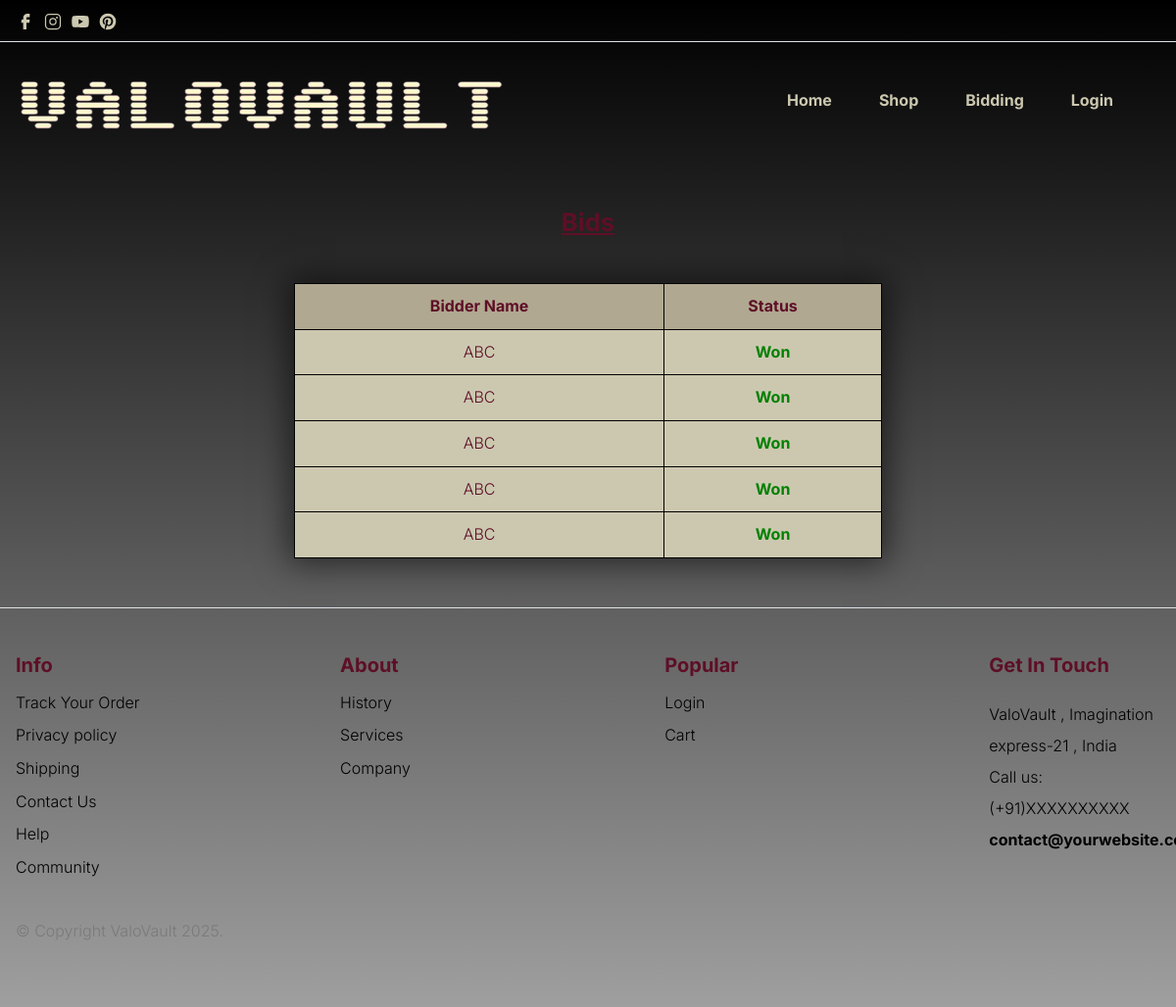
The page /bidding/ on the database its author committed.
### valoapp/models.py (models this page shows)
class bid(models.Model):
    skin=models.ForeignKey('skin',on_delete=models.CASCADE)
    customer=models.ForeignKey('customer',on_delete=models.CASCADE)
    bid_amount=models.FloatField()

class customer(models.Model):
    cname=models.CharField(max_length=100,null=False)
    cemailid=models.CharField(primary_key=True,max_length=100)
    cpassword=models.CharField(max_length=100,null=False)
    c_contactno=models.IntegerField(max_length=15,null=False)

### valoapp/views.py (the view)
# urls.py: path('bidding/',views.bidding,name='bidding'),
def bidding(request):
    all_bids = bid.objects.all()
    return render(request, "bidding.html", {"all_bids": all_bids})

### template/bidding.html
{% extends "base.html" %}
{% load static %}
{% block container %}
<body>
    <h3 style="text-align: center; margin-top: 50px; text-decoration: underline;">Bids</h3>
    <table style="background: #ccc8b0; width: 50%; margin: auto; border-collapse: collapse; margin-top: 50px; box-shadow: 0px 0px 31px 5px rgba(0,0,0,0.57); margin-bottom: 50px;">
        <thead>
            <tr style="background-color: #b0a890;  text-align: center;">
                <th style="border: 1px solid black; padding: 10px;">Bidder Name</th>
                <th style="border: 1px solid black; padding: 10px; ">Status</th>
            </tr>
        </thead>
            {% for b in all_bids %}
            <tr>
                <td style="border: 1px solid black; padding: 10px;  text-align: center;" >{{ b.customer.cname }}</td>
                <td style="border: 1px solid black; padding: 10px; text-align: center;">
                    {% if b.skin.highest_bidder %}
                        {% if b.customer.cemailid == b.skin.highest_bidder.cemailid %}
                            <span style="color: green; font-weight: bold;">Won</span>
                        {% else %}
                            <span style="color: red; font-weight: bold;">Lost</span>
                        {% endif %}
                    {% else %}
                        <span>No highest bidder yet</span>
                    {% endif %}
                </td>
            </tr>
            {% endfor %}
    </table>
</body>
{% endblock container %}

### valoapp/static/style.css (style rules this page uses)
body { --heading-font: "Inter", Roboto, sans-serif; --heading-font-weight: 400; --heading-color: rgb(94, 15, 39) !important; --heading-line-height: 1.24; --swiper-theme-color: var(--bs-primary); --swiper-pagination-bottom: 0; --custom-easing: cubic-bezier(0.17, 0.67, 0.83, 0.67); --bs-body-font-family: "Inter", Roboto, sans-serif; --bs-body-font-size: 1rem; --bs-body-font-weight: 400; --bs-body-line-height: 1.7; --bs-body-color: #8f8f8f; --bs-body-color-rgb: 143, 143, 143; --bs-primary: #ce071e; --bs-primary-dark: #8d0414; --bs-secondary: #6c757d; --bs-black: #111; --bs-light: #f1f1f0; --bs-dark: #212529; --bs-gray: #9aa1a7; --bs-gray-dark: #51565b; --bs-primary-rgb: 206, 7, 30; --bs-secondary-rgb: 108, 117, 125; --bs-black-rgb: 17, 17, 17; --bs-light-rgb: 241, 241, 240; --bs-dark-rgb: 33, 37, 41; --bs-link-color: var(--bs-dark); --bs-link-color-rgb: 17, 17, 17; --bs-link-decoration: underline; --bs-link-hover-color: var(--bs-primary); --bs-link-hover-color-rgb: 17, 17, 17; }
h1, .h1, h2, .h2, h3, .h3, h4, .h4, h5, .h5, h6, .h6 { font-family: var(--heading-font); font-weight: var(--heading-font-weight); line-height: var(--heading-line-height); }
:root { --accent-color: #ffffff; --black-color: #000; --dark-color: #111; --gray-color-100: #f1f1f1; --gray-color-200: #e1e1e1; --gray-color-300: #d1d1d1; --gray-color-400: #ced4da; --gray-color-500: #adb5bd; --dark-gray-color: #7a7a7a; --bs-light-rgb: rgba(255, 255, 255, 1); --light-color: #fff; --swiper-theme-color: #111 !important; }
:root { --body-font: "Inter", sans-serif; --heading-font: "Inter", sans-serif; --extra-font: "Playfair Display", sans-serif; --subheading-font: "Petit Formal Script", sans-serif; }
*, *::before, *::after { -webkit-box-sizing: border-box; -moz-box-sizing: border-box; box-sizing: border-box; }
html { box-sizing: border-box; }
body { font-family: var(--body-font); font-weight: 300; line-height: 1.6; color: #5E0F27 !important ; margin: 0; background: #000000; background: -moz-linear-gradient(top, #000000 0%, #9f9f9f 100%); background: -webkit-linear-gradient(top, #000000 0%, #9f9f9f 100%); background: linear-gradient(to bottom, #000000 0%, #9f9f9f 100%); }
h1, h2, h3, h4, h5 { font-family: var(--heading-font); font-weight: 700; line-height: 1; }
h3 { font-size: 1.6em; }

### rows shown on the page
bid: customer.cname "ABC", shows "Won"
bid: customer.cname "ABC", shows "Won"
bid: customer.cname "ABC", shows "Won"
bid: customer.cname "ABC", shows "Won"
bid: customer.cname "ABC", shows "Won"
